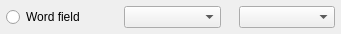
<?xml version="1.0" encoding="UTF-8"?>
<ui version="4.0">
 <class>Form</class>
 <widget class="QWidget" name="Form">
  <property name="geometry">
   <rect>
    <x>0</x>
    <y>0</y>
    <width>341</width>
    <height>34</height>
   </rect>
  </property>
  <property name="windowTitle">
   <string>Form</string>
  </property>
  <layout class="QHBoxLayout" name="horizontalLayout" stretch="0,1,1">
   <property name="spacing">
    <number>18</number>
   </property>
   <property name="leftMargin">
    <number>6</number>
   </property>
   <property name="topMargin">
    <number>5</number>
   </property>
   <property name="rightMargin">
    <number>6</number>
   </property>
   <property name="bottomMargin">
    <number>5</number>
   </property>
   <item>
    <widget class="QRadioButton" name="btnCheckWord">
     <property name="sizePolicy">
      <sizepolicy hsizetype="Fixed" vsizetype="Fixed">
       <horstretch>0</horstretch>
       <verstretch>0</verstretch>
      </sizepolicy>
     </property>
     <property name="minimumSize">
      <size>
       <width>100</width>
       <height>0</height>
      </size>
     </property>
     <property name="maximumSize">
      <size>
       <width>100</width>
       <height>16777215</height>
      </size>
     </property>
     <property name="text">
      <string>Word field</string>
     </property>
    </widget>
   </item>
   <item>
    <widget class="QComboBox" name="comboDicts"/>
   </item>
   <item>
    <widget class="QComboBox" name="comboDictFields"/>
   </item>
  </layout>
 </widget>
 <resources/>
 <connections/>
</ui>
